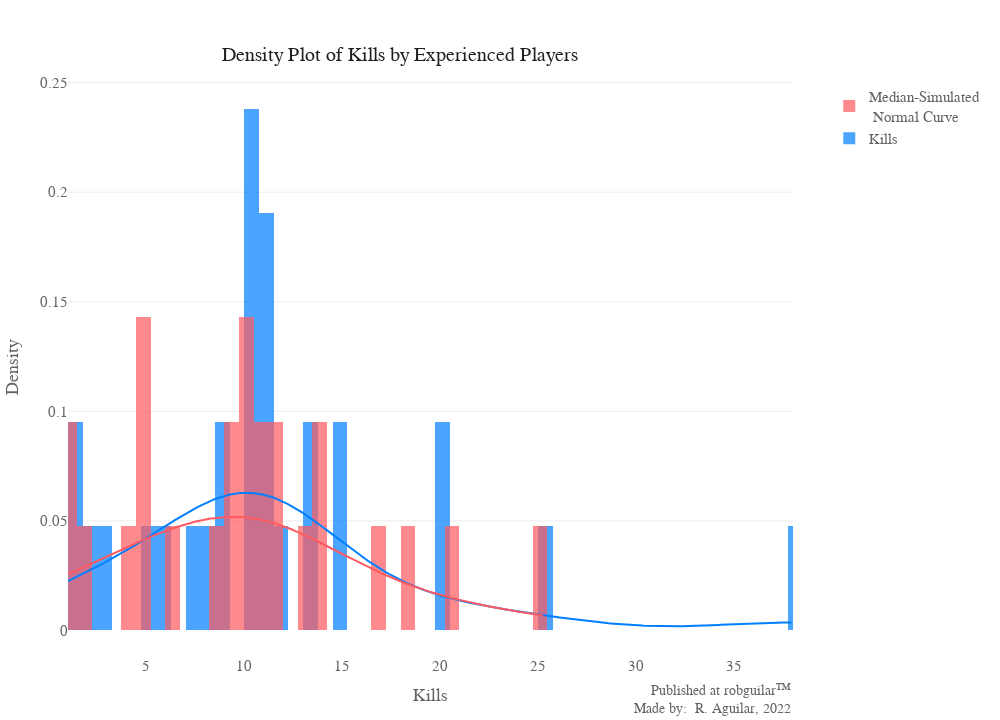

Here is the notebook cell this chart was saved with:
### Markdown cell above
We have enough statistical evidence to reject the null hypothesis, the population mean of Quests Completed by "Experienced Players" is significantly different from the "Inexperienced Players"

As a supposition, we can say that the difficulty selected by the player can be a factor affecting the Completion of the Quest. Considering that the difficulty levels in Fallout New Vegas can vary by two variables which are "Damage taken from Enemy" and "Damage dealt with Enemy", without mentioning the Hardcore mode which was excluded from the samples

The difficulty is an important factor to consider since an experienced player can know what is the level of preference, while for an inexperienced player is a "try and fail situation", so for a future study it’s important to reconsider how this variable would affect the results

### 💀 Two Sample Mann-Whitney Test for Kills by Experience Group

A two sample [Mann-Whitney U](https://www.statstutor.ac.uk/resources/uploaded/mannwhitney.pdf) test is used to test whether there is a significant difference between **two groups** distributions by comparing medians, where the hypothesis will be:

- $H_0: P(x_{ex} > x_{inex}) = 0.5$ (population median of "Experienced Players Kills" is equal to "Inexperienced Players Kills", same distribution)
- $H_1: P(x_{ex} > x_{inex}) \ne 0.5$ (population median of "Experienced Players Kills" is different from "Inexperienced Players Kills", different distribution)

In other words, the null hypothesis is that, “the probability that a **randomly drawn member** of the first population will exceed a member of the second population, is 50%”.

This test makes the following assumptions:

- The two samples data groups are independent
- The data elements in respective groups are continuous and not-normal

It's the equivalent of a two sample t-test without the normality assumption. Also, both groups are independent since none of them provide information about the other and vice-versa

**Normality Check**

First let's visualize the distribution for the Experienced players

### Code cell
expKillsnorm = normalplot(data= Experienced, var_name= 'Kills')
expKillsnorm.update_layout(title = {'text':'Density Plot of Kills by Experienced Players'})
expKillsnorm.show()

### Figure 1 — Plotly figure (JSON) as saved in the notebook; plotly's stock layout.template omitted (floating-point values rounded to 4 significant figures; data arrays with more than 128 entries replaced by an {"elided": "..."} marker saying what was removed)
{"data": [{"autobinx": false, "histnorm": "probability density", "legendgroup": "Kills", "marker": {"color": "#007FFF"}, "name": "Kills", "opacity": 0.7, "type": "histogram", "x": [10, 9, 6, 11, 8, 10, 11, 15, 1, 11, 2, 5, 11, 10, 1, 10, 10, 9, 3, 7, 15, 12, 13, 25, 20, 38, 13, 20], "xaxis": "x", "xbins": {"end": 38, "size": 0.75, "start": 1}, "yaxis": "y"}, {"autobinx": false, "histnorm": "probability density", "legendgroup": "Median-Simulated <br> Normal Curve", "marker": {"color": "#FF5A5F"}, "name": "Median-Simulated <br> Normal Curve", "opacity": 0.7, "type": "histogram", "x": [-9.029, -6.652, 11.44, 6.436, 9.202, 4.926, 4.814, 10.2, 18.49, 4.841, 11.69, 9.755, 9.315, 4.093, 25.32, 20.45, 10.59, 13.96, 8.314, 1.345, 17.2, 10.47, 12.81, 1.356, 1.814, 13.93, -8.515, 9.815], "xaxis": "x", "xbins": {"end": 25.32, "size": 0.75, "start": -9.029}, "yaxis": "y"}, {"legendgroup": "Kills", "marker": {"color": "#007FFF"}, "mode": "lines", "name": "Kills", "showlegend": false, "type": "scatter", "x": {"elided": "500 float values"}, "xaxis": "x", "y": {"elided": "500 float values"}, "yaxis": "y"}, {"legendgroup": "Median-Simulated <br> Normal Curve", "marker": {"color": "#FF5A5F"}, "mode": "lines", "name": "Median-Simulated <br> Normal Curve", "showlegend": false, "type": "scatter", "x": {"elided": "500 float values"}, "xaxis": "x", "y": {"elided": "500 float values"}, "yaxis": "y"}], "layout": {"activeshape": {"opacity": 0.7}, "annotations": [{"align": "right", "font": {"size": 14}, "showarrow": false, "text": "Published at <a href='https://www.robguilar.com'>robguilar&#8482;</a><br>Made by:  R. Aguilar, 2022", "visible": true, "x": 1, "xref": "paper", "y": -0.11, "yref": "paper"}], "autosize": true, "autotypenumbers": "convert types", "barmode": "overlay", "font": {"color": "#636363", "family": "segoe ui light", "size": 15}, "grid": {"pattern": "coupled", "roworder": "bottom to top", "xgap": 0.5, "xside": "bottom", "ygap": 0.5}, "height": 720, "hoverdistance": 50, "hoverlabel": {"align": "left", "bgcolor": "#3D5165", "bordercolor": "#fff", "font": {"color": "#FFFFFF", "family": "segoe ui light", "size": 15}}, "hovermode": "closest", "legend": {"bordercolor": "#F70000", "font": {"size": 15}, "itemclick": "toggleothers", "itemdoubleclick": false, "itemwidth": 30, "title": {"font": {"color": "#202020", "size": 17}, "side": "top"}, "traceorder": "reversed", "x": 1.05}, "margin": {"b": 65, "l": 65, "pad": 0, "r": 65, "t": 80}, "newshape": {"line": {"color": "#3D5165", "width": 1.5}, "opacity": 0.7}, "paper_bgcolor": "#FFFFFF", "plot_bgcolor": "#FFFFFF", "separators": ". ", "showlegend": true, "title": {"font": {"color": "#202020", "family": "bahnschrift light", "size": 20}, "pad": {"b": 15, "l": 1}, "text": "Density Plot of Kills by Experienced Players", "x": 0.4, "xanchor": "center", "y": 0.935, "yanchor": "top", "yref": "container"}, "width": 1000, "xaxis": {"anchor": "free", "automargin": true, "domain": [0, 1], "gridcolor": "#fff", "position": 0, "range": [1, 38], "showgrid": false, "showspikes": false, "spikecolor": "#DEDEDE", "spikethickness": 1.5, "tickcolor": "#FD0000", "ticklabelposition": "outside", "title": {"text": "Kills"}, "zeroline": true, "zerolinecolor": "#fff", "zerolinewidth": 1.5}, "yaxis": {"anchor": "free", "automargin": true, "domain": [0, 1], "gridcolor": "#EDEDED", "position": 0, "showspikes": false, "spikecolor": "#DEDEDE", "spikethickness": 1.5, "ticklabelposition": "outside", "tickprefix": "", "ticksuffix": "", "title": {"text": "Density"}, "zeroline": true, "zerolinecolor": "#fff", "zerolinewidth": 1.5}}}
